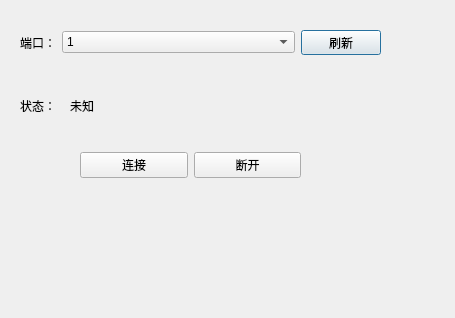
<?xml version="1.0" encoding="UTF-8"?>
<ui version="4.0">
 <class>Dialog</class>
 <widget class="QDialog" name="Dialog">
  <property name="geometry">
   <rect>
    <x>0</x>
    <y>0</y>
    <width>455</width>
    <height>318</height>
   </rect>
  </property>
  <property name="windowTitle">
   <string>连接参数</string>
  </property>
  <widget class="QLabel" name="label_2">
   <property name="geometry">
    <rect>
     <x>20</x>
     <y>100</y>
     <width>54</width>
     <height>12</height>
    </rect>
   </property>
   <property name="text">
    <string>状态：</string>
   </property>
  </widget>
  <widget class="QLabel" name="label_3">
   <property name="geometry">
    <rect>
     <x>70</x>
     <y>100</y>
     <width>54</width>
     <height>12</height>
    </rect>
   </property>
   <property name="text">
    <string>未知</string>
   </property>
  </widget>
  <widget class="QWidget" name="">
   <property name="geometry">
    <rect>
     <x>20</x>
     <y>30</y>
     <width>361</width>
     <height>25</height>
    </rect>
   </property>
   <layout class="QHBoxLayout" name="horizontalLayout">
    <item>
     <widget class="QLabel" name="label">
      <property name="text">
       <string>端口：</string>
      </property>
     </widget>
    </item>
    <item>
     <widget class="QComboBox" name="comboBox">
      <property name="sizePolicy">
       <sizepolicy hsizetype="Expanding" vsizetype="Fixed">
        <horstretch>0</horstretch>
        <verstretch>0</verstretch>
       </sizepolicy>
      </property>
      <item>
       <property name="text">
        <string>1</string>
       </property>
      </item>
      <item>
       <property name="text">
        <string>2</string>
       </property>
      </item>
     </widget>
    </item>
    <item>
     <widget class="QPushButton" name="pushButton">
      <property name="text">
       <string>刷新</string>
      </property>
     </widget>
    </item>
   </layout>
  </widget>
  <widget class="QWidget" name="">
   <property name="geometry">
    <rect>
     <x>80</x>
     <y>130</y>
     <width>221</width>
     <height>71</height>
    </rect>
   </property>
   <layout class="QHBoxLayout" name="horizontalLayout_2">
    <item>
     <widget class="QPushButton" name="pushButton_2">
      <property name="text">
       <string>连接</string>
      </property>
     </widget>
    </item>
    <item>
     <widget class="QPushButton" name="pushButton_3">
      <property name="text">
       <string>断开</string>
      </property>
     </widget>
    </item>
   </layout>
  </widget>
 </widget>
 <resources/>
 <connections>
  <connection>
   <sender>pushButton</sender>
   <signal>clicked()</signal>
   <receiver>label_3</receiver>
   <slot>hide()</slot>
   <hints>
    <hint type="sourcelabel">
     <x>342</x>
     <y>42</y>
    </hint>
    <hint type="destinationlabel">
     <x>96</x>
     <y>105</y>
    </hint>
   </hints>
  </connection>
 </connections>
</ui>
